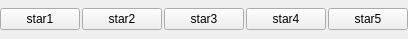
<ui version="4.0" >
 <class>BIGHOME_UI_commentsManagerClass</class>
 <widget class="QWidget" name="BIGHOME_UI_commentsManagerClass" >
  <property name="geometry" >
   <rect>
    <x>0</x>
    <y>0</y>
    <width>393</width>
    <height>39</height>
   </rect>
  </property>
  <property name="windowTitle" >
   <string>BIGHOME_UI_commentsManager</string>
  </property>
  <layout class="QHBoxLayout" name="horizontalLayout_2" >
   <property name="spacing" >
    <number>0</number>
   </property>
   <property name="margin" >
    <number>0</number>
   </property>
   <item>
    <layout class="QHBoxLayout" name="horizontalLayout" >
     <property name="spacing" >
      <number>2</number>
     </property>
     <item>
      <widget class="QPushButton" name="star1" >
       <property name="cursor" >
        <cursorShape>PointingHandCursor</cursorShape>
       </property>
       <property name="text" >
        <string>star1</string>
       </property>
      </widget>
     </item>
     <item>
      <widget class="QPushButton" name="star2" >
       <property name="cursor" >
        <cursorShape>PointingHandCursor</cursorShape>
       </property>
       <property name="text" >
        <string>star2</string>
       </property>
      </widget>
     </item>
     <item>
      <widget class="QPushButton" name="star3" >
       <property name="cursor" >
        <cursorShape>PointingHandCursor</cursorShape>
       </property>
       <property name="text" >
        <string>star3</string>
       </property>
      </widget>
     </item>
     <item>
      <widget class="QPushButton" name="star4" >
       <property name="cursor" >
        <cursorShape>PointingHandCursor</cursorShape>
       </property>
       <property name="text" >
        <string>star4</string>
       </property>
      </widget>
     </item>
     <item>
      <widget class="QPushButton" name="star5" >
       <property name="cursor" >
        <cursorShape>PointingHandCursor</cursorShape>
       </property>
       <property name="text" >
        <string>star5</string>
       </property>
      </widget>
     </item>
    </layout>
   </item>
  </layout>
 </widget>
 <layoutdefault spacing="6" margin="11" />
 <resources/>
 <connections/>
</ui>
